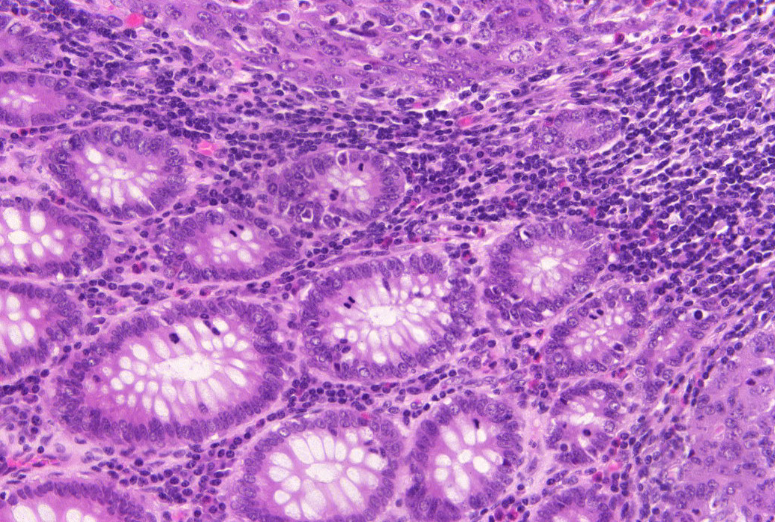
#> input picture images/train_8.bmp, 775 x 522 px
$ python -i eval_utils.py   (imports and definitions only)
#> lines starting #> are read from the running program, lines starting #| are printed output that depends on the picture; after the words box and inside, x2 and y2 are one past the last pixel; in counts of white or black regions, pixels touching at a corner belong together
#> further down, picture is the input picture: shape (522, 775, 3); mean B, G, R 193.9, 113.7, 180.1
import numpy as np
import cv2

from collections import Counter
def sort_edge(image):
    # if image!=None:
    if len(image.shape) == 3:
        gray = cv2.cvtColor(image, cv2.COLOR_BGR2GRAY)
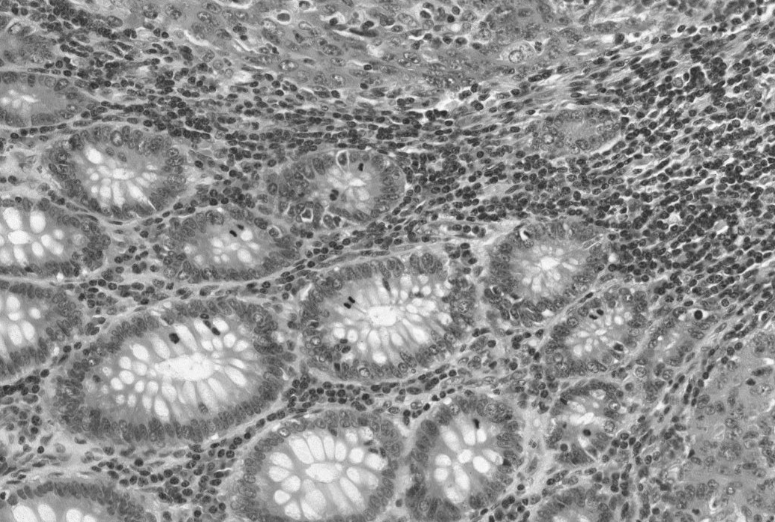
#> gray: shape (522, 775); min 30, max 254, mean 142.7
        ret, binary = cv2.threshold(gray, 127, 255, cv2.THRESH_BINARY)
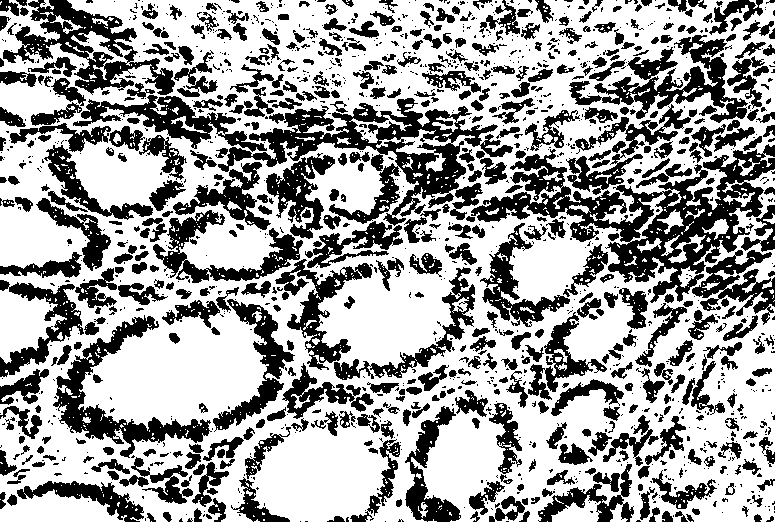
#> binary: shape (522, 775); 62.7% white; 1385 black regions (861 under 20 px)
        contours = cv2.findContours(binary, cv2.RETR_TREE, cv2.CHAIN_APPROX_SIMPLE)
#> contours = 2872 contours, 2198 with area under 20; largest, box (x1, y1, x2, y2) and area: (0, 0, 775, 522) 367268, (217, 97, 499, 218) 10463, (52, 314, 212, 459) 5702, (470, 184, 664, 243) 4904, (593, 34, 749, 124) 4681
        return contours[1]
    else:
        gray = image
        ret, binary = cv2.threshold(gray, 127, 255, cv2.THRESH_BINARY)
        contours = cv2.findContours(binary, cv2.RETR_TREE, cv2.CHAIN_APPROX_SIMPLE)
        return contours[0]


# else:
# return 0

# [115 lines left out: functions find_single_contour_centre_point, calculate_distence, find_true_postive_point, find_true_postive_point_json, find_true_postive_point, find_true_positive_and_count, not called in this run]

>>> import cv2
>>> picture = cv2.imread('images/train_8.bmp')
>>> result = sort_edge(picture)
#> result = 2872 rows, first 6: [1, -1, -1, -1], [2, 0, -1, -1], [3, 1, -1, -1], [4, 2, -1, -1], [5, 3, -1, -1], [6, 4, -1, -1]
